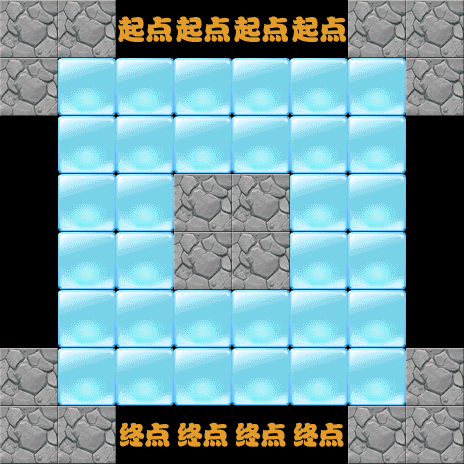

A level layout from a 2D game, rendered from its tile map. Below: a short description, then the map file with tile-grid data replaced by summaries:
An orthogonal 8x8 tile map with 58x58 px tiles, 8 tile layers (1-layer, 2-layer, 3-layer, 4-layer, ...).

<map version="1.0" orientation="orthogonal" renderorder="right-down" width="8" height="8" tilewidth="58" tileheight="58">
 <tileset firstgid="1" name="backgroundBlock" tilewidth="58" tileheight="58">
  <image source="backgroundBlock.png" width="348" height="870" />
 </tileset>
 <layer name="1-layer" width="8" height="8">
  <data>[64 cells, 47 non-empty, 1 distinct tile ids]</data>
 </layer>
 <layer name="2-layer" width="8" height="8">
  <data>[64 cells, 58 non-empty, 1 distinct tile ids]</data>
 </layer>
 <layer name="3-layer" width="8" height="8">
  <data>[64 cells, 43 non-empty, 1 distinct tile ids]</data>
 </layer>
 <layer name="4-layer" width="8" height="8">
  <data>[64 cells, 55 non-empty, 2 distinct tile ids]</data>
 </layer>
 <layer name="5-layer" width="8" height="8">
  <data>[64 cells, 57 non-empty, 1 distinct tile ids]</data>
 </layer>
 <layer name="6-layer" width="8" height="8">
  <data>[64 cells, 54 non-empty, 2 distinct tile ids]</data>
 </layer>
 <layer name="7-layer" width="8" height="8">
  <data>[64 cells, 63 non-empty, 1 distinct tile ids]</data>
 </layer>
 <layer name="8-layer" width="8" height="8">
  <data>[64 cells, 63 non-empty, 3 distinct tile ids]</data>
 </layer>
</map>
